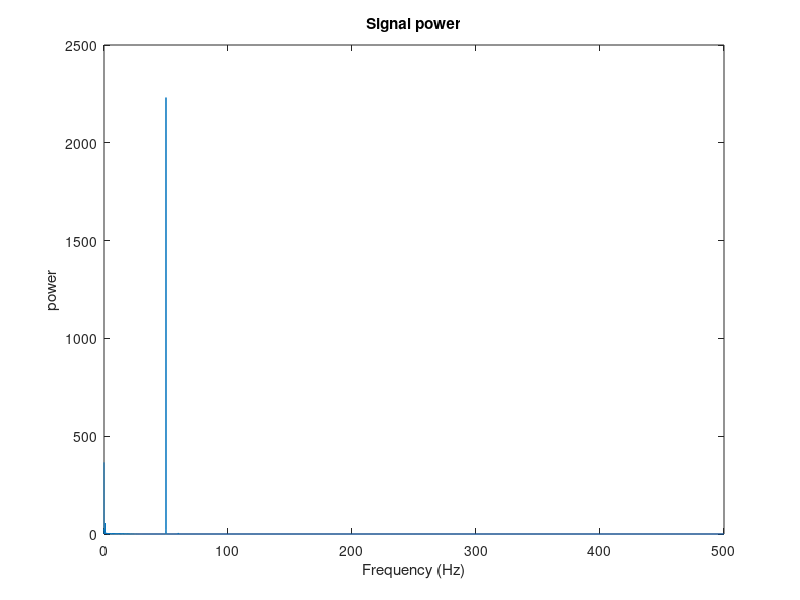
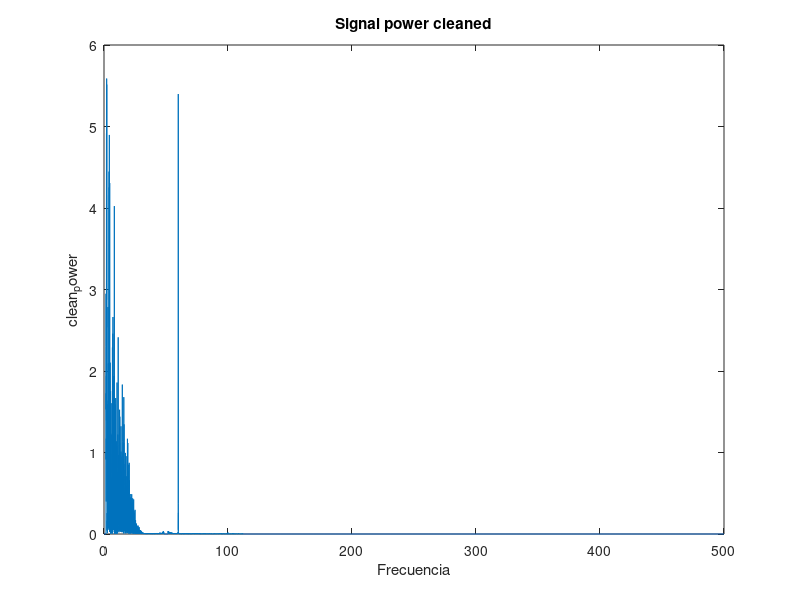
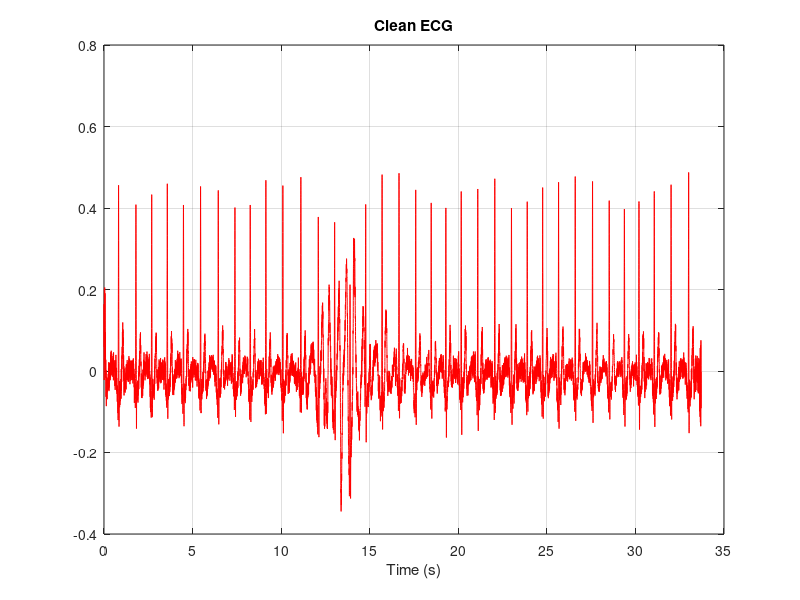

Recreate these plots in MATLAB, in order.


% Measuring device parameters
sampling_rate = 1000;                   % Hertz
sampling_period = 1/sampling_rate;      % Seconds
adc_binary_resolution = 12;             % Binary digits
v_min = -4.096;                         % Volts
v_max = 4.096;                          % Volts
gain = 1000;                            % How much the ECG was amplified
adc_resolution = (v_max-v_min)/(2^adc_binary_resolution); % Volts


load ecg1ms.dat                         % Captured ECG (ecg1ms)

% The original ECG is reconstructed using the measuring device parameters
ecg = (ecg1ms(:,2).*adc_resolution+v_min)./gain.*1000; %(Last factor converts from Volts to mVolts)
% The ideal time stamps based on the sampling period are also reconstructed 
elapsed_time = (ecg1ms(end,1) - ecg1ms(1,1))*sampling_period;
time_vector = 0:sampling_period:elapsed_time;




len = length(time_vector);
frequency=fft(ecg)/sqrt(len);
power_time_vector=0.5*sampling_rate*linspace(0,1,floor(len/2)+1);
range=(1:floor(len/2)+1);
power=abs(frequency(range)).^2;
spectrum=frequency.*conj(frequency);

spectrum_len=length(spectrum);
hz=ceil(1/(500/spectrum_len));
low=floor(hz*0.8);
high=hz*440;
diff=spectrum_len-(low+high);
delete=[zeros(low,1); ones(diff,1); zeros(high,1)];

noise=(spectrum<5);
start_seen=false;
end_seen=false;
start_value=0;
end_value=0;
for i=low*2:length(noise)
    if ~start_seen && noise(i)==0
        start_value=i;
        start_seen=true;
    end
    if start_seen && ~end_seen && noise(i)==1
        end_value=i;
        end_seen=true;
    end
end
start_value=start_value-hz*0.8;
end_value=end_value+hz*0.8;
for i=low*2:length(noise)
   if (i>start_value) && (i<end_value)
       delete(i)=0;
   end
end

clean_frecuency=frequency.*(delete);

clean_power=abs(clean_frecuency(range)).^2;
clean_ecg=ifft(clean_frecuency)*sqrt(len);


figure
plot(power_time_vector,power)
xlabel('Frequency (Hz)')
ylabel('power')
title('Signal power');

figure
plot(power_time_vector,clean_power)
xlabel('Frecuencia')
ylabel('clean_power')
title('Signal power cleaned');

figure
plot(time_vector,clean_ecg,'r')
xlabel('Time (s)')
title('Clean ECG');

grid on;

